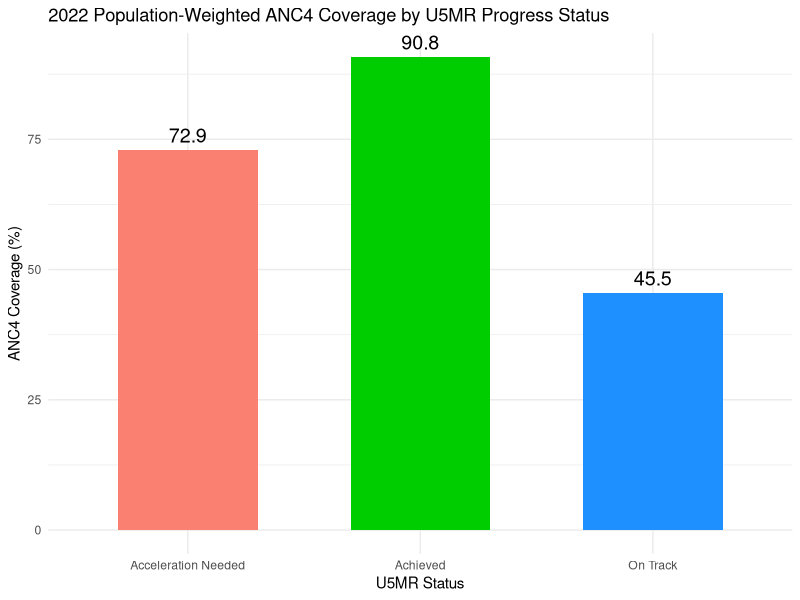
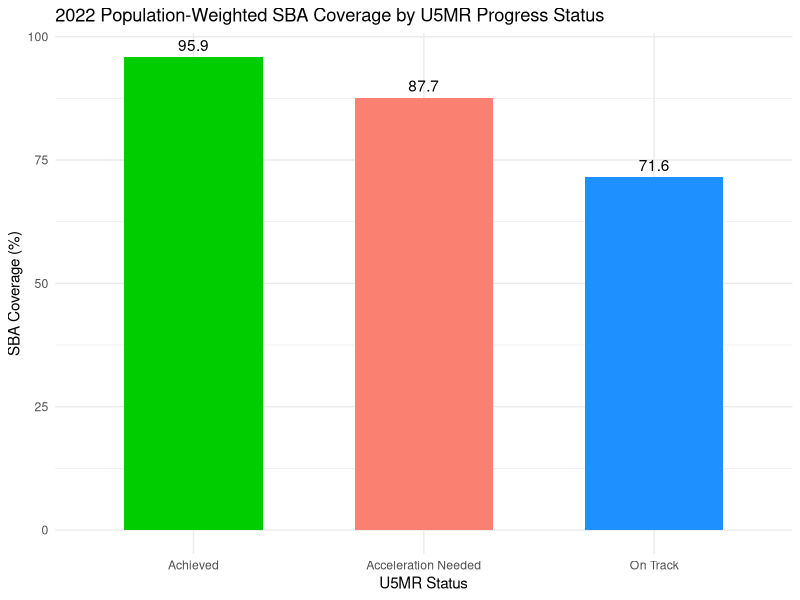

R code for these plots, in order:
## ---- chunk 1
knitr::opts_chunk$set(echo = FALSE, warning = FALSE, message = FALSE)

library(tidyverse)
library(readr)
library(here)

anc_summary <- read_csv(here("04_outputs", "anc_summary.csv"))
sba_summary <- read_csv(here("04_outputs", "sba_summary.csv"))
## ---- chunk 2
# Bar plot using pre-calculated summary
anc_summary <- anc_summary %>%
  mutate(label = round(weighted_anc4, 1))

ggplot(anc_summary, aes(x = status, y = weighted_anc4, fill = status)) +
  geom_col(width = 0.6) +
  geom_text(aes(label = label), vjust = -0.5, size = 5) +
  labs(
    title = "2022 Population-Weighted ANC4 Coverage by U5MR Progress Status",
    x = "U5MR Status",
    y = "ANC4 Coverage (%)"
  ) +
  scale_fill_manual(values = c(
    "Achieved" = "green3",
    "Acceleration Needed" = "salmon",
    "On Track" = "dodgerblue"
  )) +
  theme_minimal() +
  theme(legend.position = "none")
## ---- chunk 3
ggplot(sba_summary, aes(x = reorder(status, -weighted_sba), y = weighted_sba, fill = status)) +
  geom_col(width = 0.6) +
   geom_text(aes(label = round(weighted_sba, 1)), vjust = -0.5) +
  labs(
    title = "2022 Population-Weighted SBA Coverage by U5MR Progress Status",
    x = "U5MR Status",
    y = "SBA Coverage (%)"
  ) +
  scale_fill_manual(values = c(
    "Achieved" = "green3",
    "Acceleration Needed" = "salmon",
    "On Track" = "dodgerblue"
  )) +
  theme_minimal() +
  theme(legend.position = "none")
## ---- chunk 4
left_join(anc_summary, sba_summary, by = c("year", "status")) %>%
  arrange(desc(year)) %>%
  select(year, status, weighted_anc4, weighted_sba, n_countries.x) %>%
  rename(
    `Year` = year,
    `Status` = status,
    `ANC4 (%)` = weighted_anc4,
    `SBA (%)` = weighted_sba,
    `# Countries` = n_countries.x
  ) %>%
  knitr::kable(digits = 1, caption = "Weighted ANC4 and SBA Coverage by Year and U5MR Status")
